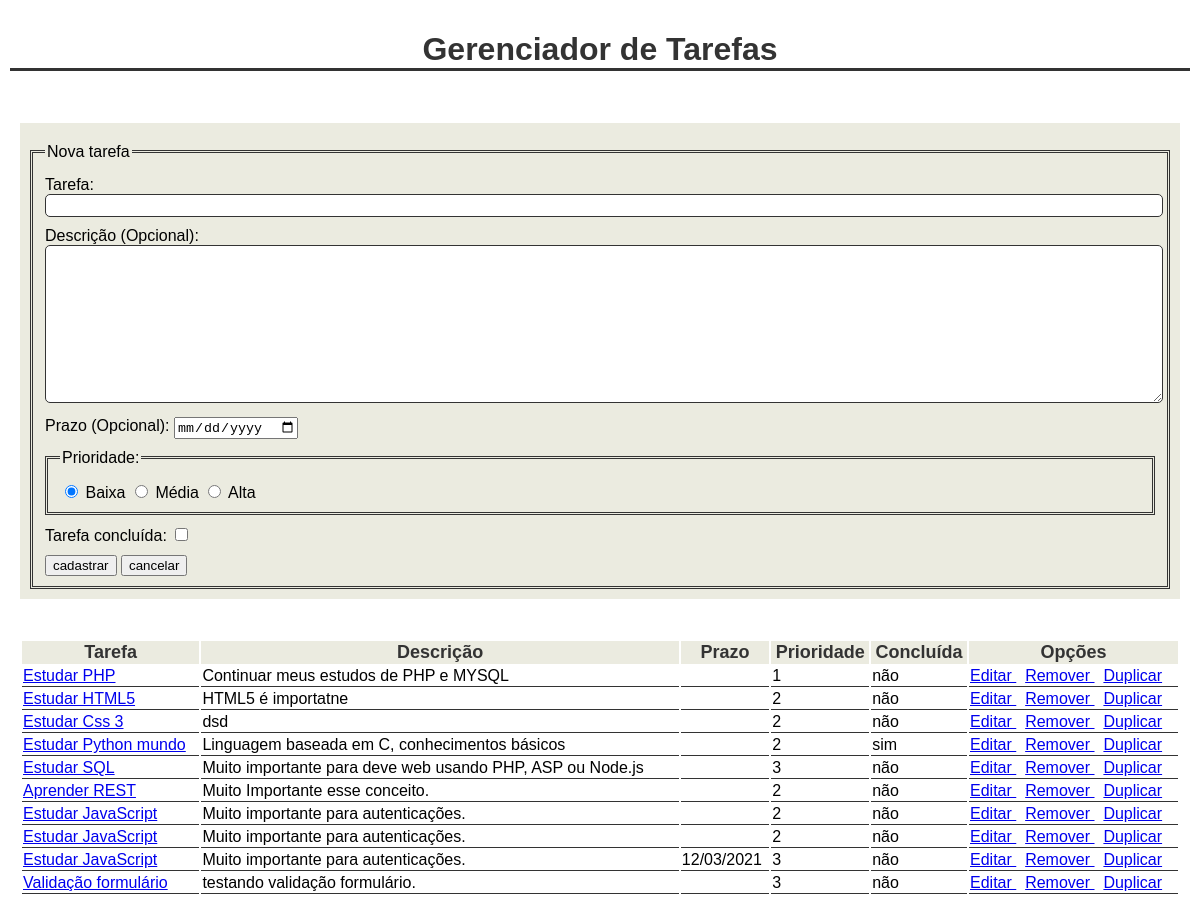
The app's page /tarefas/index.php with its own data.
### tables this page shows
CREATE TABLE `tb_tarefa` (
  `id` int(11) NOT NULL,
  `nome` varchar(20) DEFAULT NULL,
  `descricao` text DEFAULT NULL,
  `prazo` date DEFAULT NULL,
  `prioridade` int(1) DEFAULT NULL,
  `concluida` tinyint(1) DEFAULT NULL
);

### tarefas/controller/tarefas.php (called while the page is built, shortened)
<?php
require "model/banco.php";
require "helper/ajudantes.php";
$exibir_tabela = true;
$lista_tarefas = buscar_tarefas($conexao);
$tarefa = [
    'id' => 0,
    'nome' => (array_key_exists('nome',$_POST)) ? $_POST['nome'] : '',
    'descricao' => (array_key_exists('descricao',$_POST)) ? $_POST['descricao'] : '',
    'prazo' => (array_key_exists('prazo',$_POST)) ? traduz_data_para_banco($_POST['prazo']) : '',
    'prioridade' => (array_key_exists('prioridade',$_POST)) ? $_POST['prioridade'] : 1,
    'concluida' => (array_key_exists('concluida',$_POST)) ? $_POST['concluida'] : ''
];
require "view/template.php";
?>

### tarefas/index.php (called while the page is built)
<?php
require "controller/tarefas.php";

### tarefas/model/banco.php (called while the page is built, shortened)
<?php
function buscar_tarefas($conexao)
{
    $SQLbusca = "SELECT * FROM tb_tarefa";
    $SQLresultado = mysqli_query($conexao, $SQLbusca);
    $tarefas = [];
    while ($tarefa = mysqli_fetch_assoc($SQLresultado)) {
        $tarefas[] = $tarefa;
    }
    return $tarefas;
}

### tarefas/view/tabela.php (the view, shortened to what this page needs)
<!DOCTYPE html>
<html lang="pt-br">
<head>
    <link rel="stylesheet" href="../css/estilo.css">
</head>
<body>
    <div class="div">
        <table>
            <tr>
                <th>Tarefa</th>
                <th>Descrição</th>
                <th>Prazo</th>
                <th>Prioridade</th>
                <th>Concluída</th>
                <th>Opções</th>
            </tr>
            <?php foreach ($lista_tarefas as $tarefa) : ?>
                <tr>
                    <td>
                        <a href="controller/tarefa.php?id=<?php echo $tarefa['id']; ?>">
                            <?php echo $tarefa['nome']; ?>
                        </a>
                    </td>
                    <td><?php echo $tarefa['descricao']; ?></td>
                    <td><?php echo traduz_data_para_exibir($tarefa['prazo']); ?></td>
                    <td><?php echo $tarefa['prioridade']; ?></td>
                    <td><?php echo traduz_para_sim_ou_nao($tarefa['concluida']); ?></td>
                    <td><a href="controller/editar.php?id=<?php echo $tarefa['id']; ?>">
                            Editar
                        </a>
                        <a href="controller/remover.php?id=<?php echo $tarefa['id']; ?>">
                            Remover
                        </a>
                        <a href="controller/duplica.php?id=<?php echo $tarefa['id']; ?>">
                            Duplicar
                        </a>
                    </td>
                </tr>
            <?php endforeach; ?>
        </table>
    </div>
</body>
</html>

### tarefas/view/template.php (shortened to what this page needs)
<!DOCTYPE html>
<html lang="pt-br">
<head>
    <link rel="stylesheet" href="css/estilo.css">
</head>
<body class="container">
    <div id="divh1">
        <h1>Gerenciador de Tarefas</h1>
    </div>
    <?php require 'formulario.php'; ?>
    <?php if ($exibir_tabela) : ?>
        <?php require 'tabela.php'; ?>
    <?php endif; ?>
</body>
</html>

### tarefas/view/formulario.php (shortened to what this page needs)
<!DOCTYPE html>
<html lang="pt-br">
<head>
    <link rel="stylesheet" href="../css/estilo.css">
</head>
<body>
    <div class="div">
        <form method="POST">
            <fieldset>
                <legend>Nova tarefa</legend>
                <label for="nome">
                    Tarefa:
                    <input type="text" name="nome" id="nome" value="<?php echo $tarefa['nome']; ?>">
                </label>
                <label for=" descricao">
                    Descrição (Opcional):
                    <textarea name="descricao" id="descricao" cols="30" rows="10">
                <?php echo $tarefa['descricao']; ?>
                </textarea>
                </label>
                <label for="prazo">
                    Prazo (Opcional):
                    <input type="date" name="prazo" id="prazo" value="<?php echo traduz_data_para_exibir($tarefa['prazo']); ?>">
                </label>
                <fieldset>
                    <legend>Prioridade:</legend>
                    <label for="prioridade">
                        <input type="radio" name="prioridade" id="prioridade" value="1" <?php echo ($tarefa['prioridade'] == 1) ? 'Checked' : ''; ?>> Baixa
                        <input type="radio" name="prioridade" id="prioridade" value="2" <?php echo ($tarefa['prioridade'] == 2) ? 'Checked' : ''; ?>> Média
                        <input type="radio" name="prioridade" id="prioridade" value="3" <?php echo ($tarefa['prioridade'] == 3) ? 'Checked' : ''; ?>> Alta
                    </label>
                </fieldset>
                <label for="concluida">
                    Tarefa concluída:
                    <input type="checkbox" name="concluida" id="concluida" value="1" <?php echo ($tarefa['concluida'] == 1) ? 'Checked' : ''; ?>>
                </label>
                <label>
                    <input type="submit" id="cadastrar" value="<?php echo ($tarefa['id'] > 0) ? 'atualizar' : 'cadastrar'; ?>">
                    <input type="submit" value="cancelar">
                </label>
            </fieldset>
        </form>
    </div>
</body>
</html>

### tarefas/helper/ajudantes.php (shortened to what this page needs)
<?php
function traduz_data_para_exibir($data){
    if ($data == "" or $data == "0000-00-00") {
        return "";
    }
    $partes = explode("-",$data);
    $objeto_data = DateTime::createFromFormat('Y-m-d',$data);
    return $objeto_data->format('d/m/Y');
}
function traduz_para_sim_ou_nao($concluida){
    if ($concluida == 1) {
        $exibi = "sim";
    }else{
        $exibi = "não";
    }
    echo $exibi;
}
?>

### tarefas/css/estilo.css (style rules this page uses)
.container { margin: 0px; width: 100%; font-family: Sans-serif; color: #333; }
#divh1 { margin: 0px; padding: 10px; height: auto; width: auto; }
h1 { text-align: center; border-bottom: solid; }
.div { margin: 0px; padding: 10px; width: auto; height: auto; }
form { margin: 10px; padding: 10px; background-color: hsl(60, 20%, 90%); }
fieldset { border: 3px double #333; color: #000; margin: 10px 0 0 0; }
label { display: block; margin: 10px 0 0 0; }
input[type=text], textarea { width: 100%; border: 1px solid #333; padding: 3px; border-radius: 5px; }
table { width: 100%; height: 100%; margin: 0px; padding: 10px; }
table th { background-color: hsl(60, 20%, 90%); font-size: 18px; }
table td { border-bottom: 1px solid #333; color: #000; }

### records on screen
tb_tarefa: nome "Estudar PHP", descricao "Continuar meus estudos de PHP e MYSQL", prioridade "1", concluida "não"
tb_tarefa: nome "Estudar HTML5", descricao "HTML5 é importatne", prioridade "2"
tb_tarefa: nome "Estudar Css 3", descricao "dsd", prioridade "2", concluida "não"
tb_tarefa: nome "Estudar Python mundo", descricao "Linguagem baseada em C, conhecimentos básicos", prioridade "2", concluida "sim"
tb_tarefa: nome "Estudar SQL", descricao "Muito importante para deve web usando PHP, ASP ou Node.js", prioridade "3", concluida "não"
tb_tarefa: nome "Aprender REST", descricao "Muito Importante esse conceito.", prioridade "2", concluida "não"
tb_tarefa: nome "Estudar JavaScript", descricao "Muito importante para autenticações.", prioridade "2", concluida "não"
tb_tarefa: nome "Estudar JavaScript", descricao "Muito importante para autenticações.", prioridade "2", concluida "não"
tb_tarefa: nome "Estudar JavaScript", descricao "Muito importante para autenticações.", prazo "12/03/2021", prioridade "3", concluida "não"
tb_tarefa: nome "Validação formulário", descricao "testando validação formulário.", prioridade "3", concluida "não"
